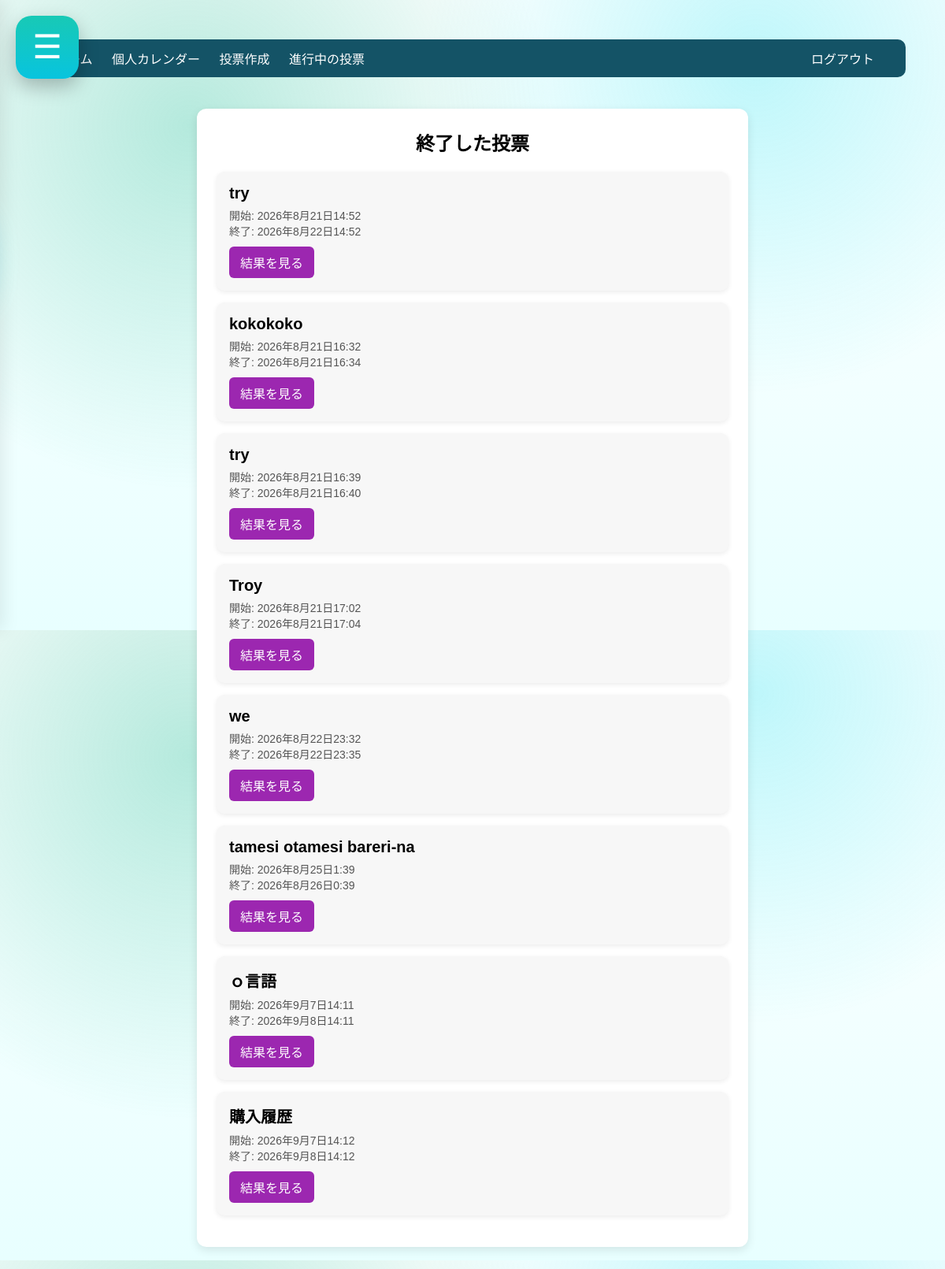
The page /group/1/polls/finished/ (signed in) on the database its author committed.
### chome_app/models.py (models this page shows)
class Poll(models.Model):
    group = models.ForeignKey(Group, on_delete=models.CASCADE)
    title = models.CharField(max_length=255)
    start_at = models.DateTimeField()
    end_at = models.DateTimeField()

### chome_app/views.py (the view)
# urls.py: path("group/<int:group_id>/polls/finished/", views.poll_list_finished, name="poll_list_finished"),
@login_required
def poll_list_finished(request, group_id):
    now = timezone.now()
    polls = Poll.objects.filter(
        group_id=group_id,
        end_at__lt=now
    )
    return render(request, "poll_list_finished.html", {
        "polls": polls,
        "group": Group.objects.get(id=group_id)
    })

### chome_app/templates/poll_list_finished.html (shortened to what this page needs)
{% extends "base.html" %}
{% load static %}
{% block content %}
<nav class="top-nav">
    <div class="nav-left">
        <a href="/n_home/">ホーム</a>
        <a href="/calendar/">個人カレンダー</a>
        <a href="{% url 'poll_create' group.id %}">投票作成</a>
        <a href="{% url 'poll_list_active' group.id %}">進行中の投票</a>
    </div>
    <div class="nav-right">
        <a href="/logout/">ログアウト</a>
    </div>
</nav>
<div class="poll-list-container">
    <h2>終了した投票</h2>
    {% if polls %}
        {% for p in polls %}
            <div class="poll-item">
                <div class="poll-title">{{ p.title }}</div>
                <div class="poll-period">
                    開始: {{ p.start_at }}
                    <br>
                    終了: {{ p.end_at }}
                </div>
                <a href="{% url 'poll_result' p.id %}" class="result-btn">結果を見る</a>
            </div>
        {% endfor %}
    {% else %}
        <p style="text-align:center;">終了した投票はありません。</p>
    {% endif %}
</div>
{% endblock %}

### chome_app/static/css/css1.css (style rules this page uses)
* { margin:0; padding:0; box-sizing:border-box; }
html { scroll-behavior:smooth; }
body { font-family:"Yu Gothic","Meiryo",sans-serif; background:#f6fbfc; }
body { height:100vh; }
body { background: radial-gradient(circle at 20% 20%, rgba(18,184,142,.30), transparent 40%), radial-gradient(circle at 80% 10%, rgba(3,222,238,.25), transparent 35%), linear-gradient(180deg,#ffffff,#f5ffff,#e8ffff); }
.top-nav { width: 100%; background: #145366; padding: 12px 20px; display: flex; justify-content: space-between; align-items: center; color: #fff; border-radius: 10px; margin-bottom: 20px; }
.top-nav a { color: #fff; text-decoration: none; margin-right: 20px; font-size: 16px; }

### chome_app/templates/poll_list_finished.html (style rules this page uses)
.poll-list-container { max-width: 700px; margin: 40px auto; padding: 25px; background: #fff; border-radius: 12px; box-shadow: 0 4px 12px rgba(0,0,0,0.1); }
.poll-list-container h2 { text-align: center; margin-bottom: 20px; }
.poll-item { background: #f7f7f7; padding: 16px; border-radius: 10px; margin-bottom: 15px; box-shadow: 0 2px 6px rgba(0,0,0,0.08); }
.poll-title { font-size: 20px; font-weight: bold; }
.poll-period { margin-top: 6px; font-size: 14px; color: #555; }
.result-btn { display: inline-block; margin-top: 10px; padding: 8px 14px; background: #9c27b0; color: #fff; border-radius: 6px; text-decoration: none; }

### rows shown on the page
Poll: title "try", start_at "2026年8月21日14:52", end_at "2026年8月22日14:52"
Poll: title "kokokoko", start_at "2026年8月21日16:32", end_at "2026年8月21日16:34"
Poll: title "try", start_at "2026年8月21日16:39", end_at "2026年8月21日16:40"
Poll: title "Troy", start_at "2026年8月21日17:02", end_at "2026年8月21日17:04"
Poll: title "we", start_at "2026年8月22日23:32", end_at "2026年8月22日23:35"
Poll: title "tamesi otamesi bareri-na", start_at "2026年8月25日1:39", end_at "2026年8月26日0:39"
Poll: title "ｏ言語", start_at "2026年9月7日14:11", end_at "2026年9月8日14:11"
Poll: title "購入履歴", start_at "2026年9月7日14:12", end_at "2026年9月8日14:12"
